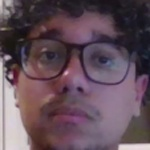
#> input picture Ejercicios/open_cv/imagenes/Ralphy/rostro100.jpg, 150 x 150 px; its folder holds only this picture in this run
$ python entrena_caras.py
#> lines starting #> are read from the running program, lines starting #| are printed output that depends on the picture
import cv2
import os
import numpy as np

dataPath = os.path.join(os.getcwd(), 'imagenes')
peopleList = os.listdir(dataPath)
print('Lista de personas: ', peopleList)
labels = []
facesData = []
label = 0
# leer las imagenes guardadas ateriormente
for nameDir in peopleList:
    personPath = dataPath + '/' + nameDir
    print('Leyendo las imágenes')
    for fileName in os.listdir(personPath):
        print('Rostros: ', nameDir + '/' + fileName)
        labels.append(label)
        facesData.append(cv2.imread(personPath+'/'+fileName,0))
        image = cv2.imread(personPath+'/'+fileName,0)
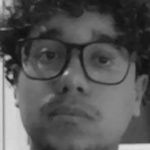
#> image: shape (150, 150); min 15, max 226, mean 85.9
        #cv2.imshow('image',image) #mostrar imagenes
        #cv2.waitKey(10)
    label = label + 1
#> pass 2 of the loop `for nameDir in peopleList:`:
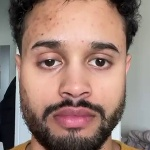
#> input picture Ejercicios/open_cv/imagenes/nelphy/rostro10.jpg, 150 x 150 px
#> `image = cv2.imread(personPath+'/'+fileName,0)`:
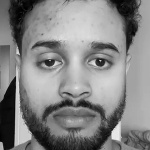
#> image: shape (150, 150); min 0, max 236, mean 132.6
 # cv2.destroyAllWindows

# mostrar labels
# print('labels= ',labels)
# print('Número de etiquetas 0: ',np.count_nonzero(np.array(labels)==0))
# print('Número de etiquetas 1: ',np.count_nonzero(np.array(labels)==1))

print("Entrenamiento: ")

# entrenar los modelos
face_recognizer = cv2.face.EigenFaceRecognizer_create()
face_recognizer_fisher = cv2.face.FisherFaceRecognizer_create()
#face_recognizer_fisher = cv2.face.FaceRecognizer_create()


face_recognizer.train(facesData, np.array(labels))
#face_recognizer_fisher.train(facesData, np.array(labels))
# Guardar el modelo

face_recognizer.write('modeloEigenFace.xml') # Guardar el modelo
#face_recognizer_fisher.write('modeloFisherFace.xml')

print("Modelos guardados")

### FALTAN 3 PERSONAS MÁS
